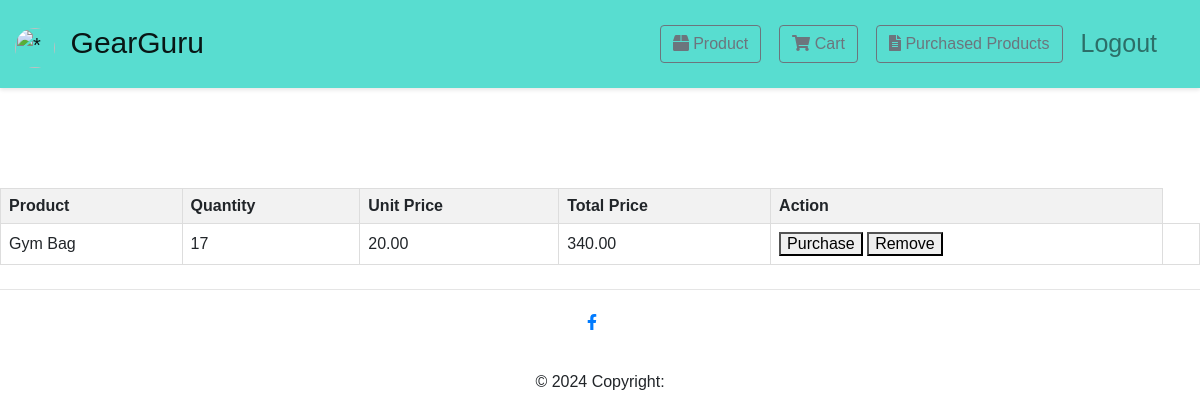
Page /cart/ (signed in) on the earlier database version.
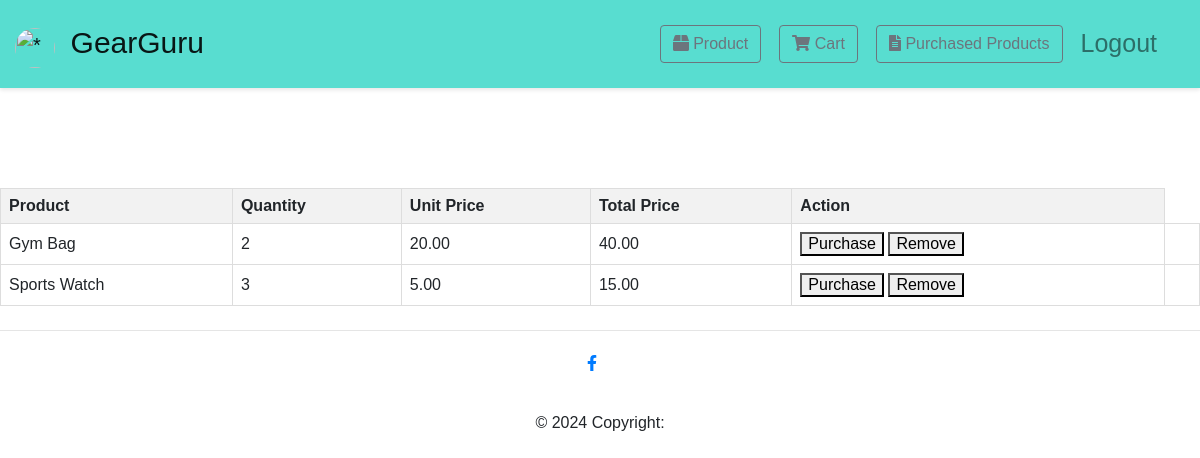
Same page on the later database version.
### dashboard/models.py (models this page shows, shortened)
class AddToCart(models.Model):
    user = models.ForeignKey(User, on_delete=models.CASCADE)
    product = models.ForeignKey(Product, on_delete=models.CASCADE)
    quantity = models.IntegerField(default=1)
    added_at = models.DateTimeField(auto_now_add=True)
    @property
    def total_price(self):
        return self.product.price * self.quantity

class Product(models.Model):
    name = models.CharField(max_length=255)
    price = models.DecimalField(max_digits=10, decimal_places=2)
    image = models.CharField(max_length=255)

### dashboard/views.py (the view)
# urls.py: path('cart/', cart_view, name='cart'),
def cart_view(request):
    user = request.user
    cart_items = AddToCart.objects.filter(user = user)
    context = {
        'cart_items' : cart_items,
    }
    return render(request, 'cart.html', context)

### dashboard/templates/cart.html (shortened to what this page needs)
{% extends 'base.html' %}
{% block content %}
</head>
<body>
   <form action="" method="post">
    <table style="margin-top: 100px;">
        <thead>
            <tr>
                <th>Product</th>
                <th>Quantity</th>
                <th>Unit Price</th>
                <th>Total Price</th>
                <th>Action</th>
            </tr>
        </thead>
        <tbody>
            {% for cart_item in cart_items %}
                <tr>
                    <td>{{cart_item.product.name}}</td>
                    <td>{{cart_item.quantity}}</td>
                    <td>{{cart_item.product.price}}</td>
                    <td>{{cart_item.total_price}}</td>
                    <td>
                        <a href="{% url 'confirm_purchase' cart_item.id %}">
                            <button>Purchase</button>
                        </a>
                        <a href="">
                            <button>Remove</button>
                        </a>
                    </td>
                    <td></td>
                </tr>
            {% endfor %}
        </tbody>
    </table>
   </form>
</body>
{% endblock %}

Differences in the rows shown:
changed AddToCart "Gym Bag": quantity "17" → "2"; total_price "340.00" → "40.00"
added AddToCart: product.name "Sports Watch", quantity "3", product.price "5.00", total_price "15.00"
